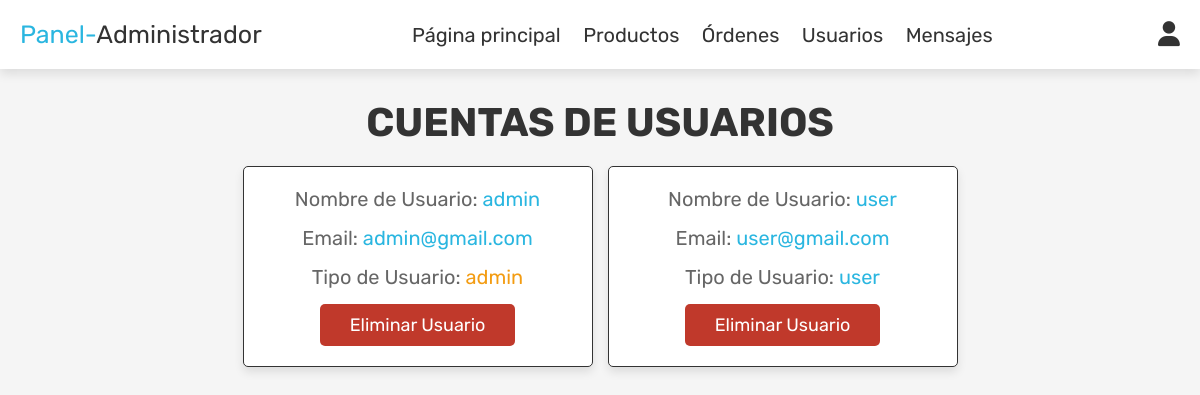
/admin_users.php (signed in), run on the app's committed database.
### tables this page shows
CREATE TABLE `usuarios` (
  `id` int(8) NOT NULL,
  `full_name` varchar(40) DEFAULT NULL,
  `email` varchar(40) DEFAULT NULL,
  `user` varchar(30) DEFAULT NULL,
  `pass` varchar(200) DEFAULT NULL,
  `user_type` varchar(40) NOT NULL DEFAULT 'user'
);

### admin_users.php (the view, shortened to what this page needs)
<?php
    include 'php/conexion_be.php';
?>
<!DOCTYPE html>
<html lang="en">
<head>
    <link rel="stylesheet" href="https://cdnjs.cloudflare.com/ajax/libs/font-awesome/6.0.0/css/all.min.css">
    <link rel="stylesheet" href="./assets/css/styles_admin.css">
</head>
<body>
    <?php include 'admin_header.php'; ?>
    <section class="users">
        <h1 class="title">Cuentas de usuarios</h1>
        <div class="box-container">
            <?php
                $select_users=$conn->prepare("SELECT * FROM usuarios");
                $select_users->execute();
                while($row=$select_users->fetch(PDO::FETCH_ASSOC)){
            ?>
            <div class="box">
                <p>Nombre de Usuario: <span><?php echo $row['full_name']; ?></span></p>
                <p>Email: <span><?php echo $row['email']; ?></span></p>
                <p>Tipo de Usuario: <span style="color:<?php if($row['user_type']==='admin'){echo 'var(--orange)';}; ?>;"><?php echo $row['user_type']; ?></span></p>
                <a class="delete-btn" href="admin_users.php?delete=<?php echo $row['id']; ?>" onclick="return confirm('Eliminar este usuario?')">Eliminar Usuario</a>
            </div>
            <?php
                }
            ?>
        </div>
    </section>
</body>
</html>

### assets/css/styles_admin.css (style rules this page uses)
:root { --red:#c0392b; --orange:#f39c12; --black:#333; --white:#fff; --light-color:#666; --light-white:#ccc; --light-bg:#f5f5f5; --sky-blue: #2ab6e0; --border:.1rem solid var(--black); --box-shadow:0 .5rem 1rem rgba(0,0,0,.1); }
* { font-family: 'Rubik', sans-serif; margin:0; padding:0; box-sizing: border-box; outline: none; border:none; text-decoration: none; transition:all .2s linear; }
html { font-size: 62.5%; overflow-x: hidden; }
body { background-color: var(--light-bg); }
section { padding: 3rem 2rem; }
.btn, .option-btn, .delete-btn, .white-btn { display: inline-block; margin-top: 1rem; padding:1rem 3rem; cursor: pointer; color:var(--white); font-size: 1.8rem; border-radius: .5rem; text-transform: capitalize; margin-top: 0; }
.delete-btn { background-color: var(--red); }
.title { text-align: center; margin-bottom: 2rem; text-transform: uppercase; color: var(--black); font-size: 4rem; }
.users .box-container { display: grid; grid-template-columns: repeat(auto-fit, 35rem); gap: 1.5rem; max-width: 1000px; margin: 0 auto; align-items: flex-start; justify-content: center; }
.users .box-container .box { background-color: var(--white); padding: 2rem; border: var(--border); box-shadow: var(--box-shadow); border-radius: .5rem; text-align: center; }
.users .box-container .box p { padding-bottom: 1.5rem; font-size: 2rem; color: var(--light-color); }
.users .box-container .box p span { color: var(--sky-blue); }
.users .box-container .box .delete-btn { margin-top: 0; }

### data on the page
usuarios: full_name "admin", email "admin@gmail.com", user_type "admin"
usuarios: full_name "user", email "user@gmail.com", user_type "user"
